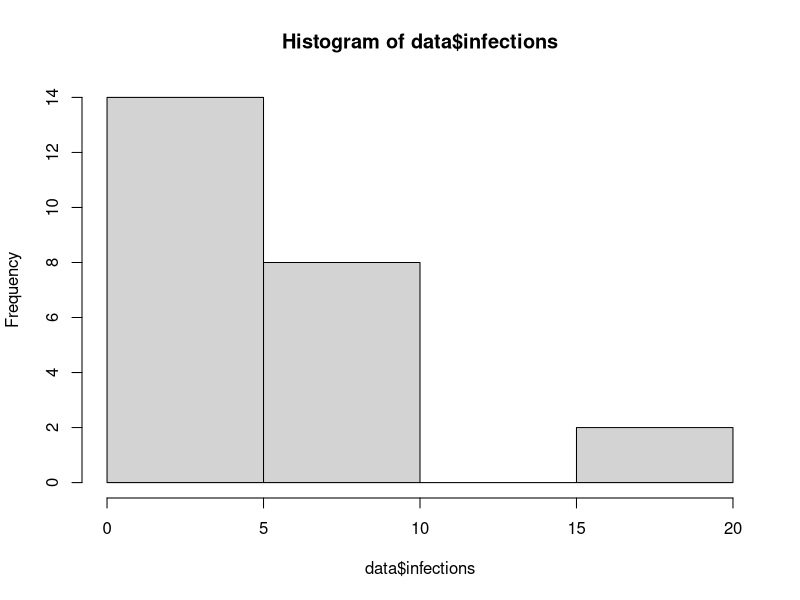
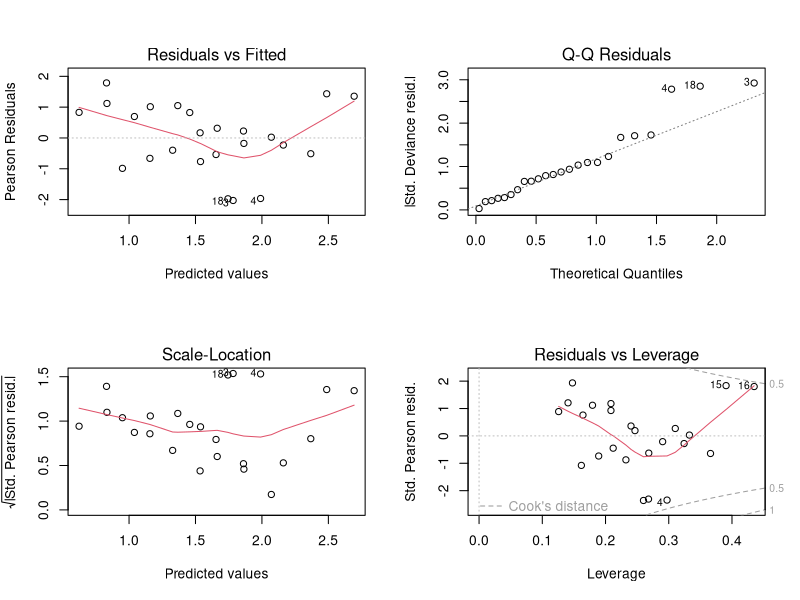
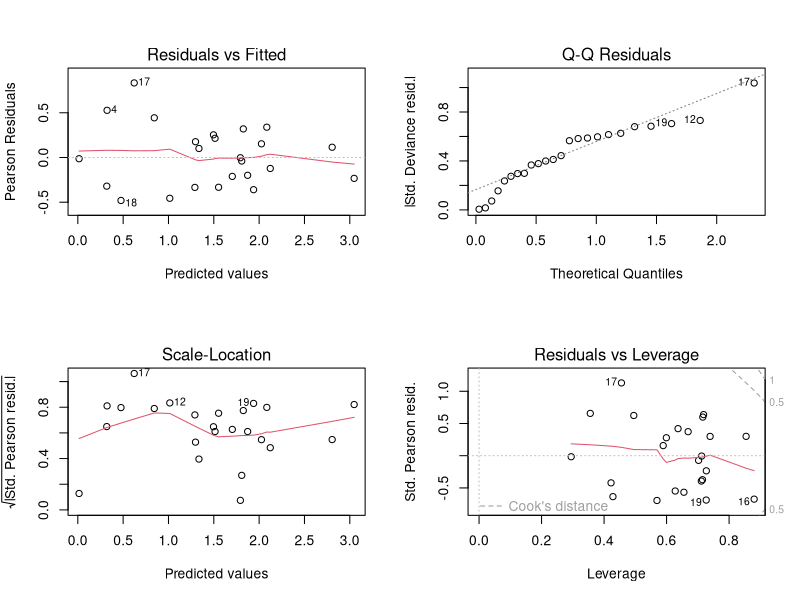
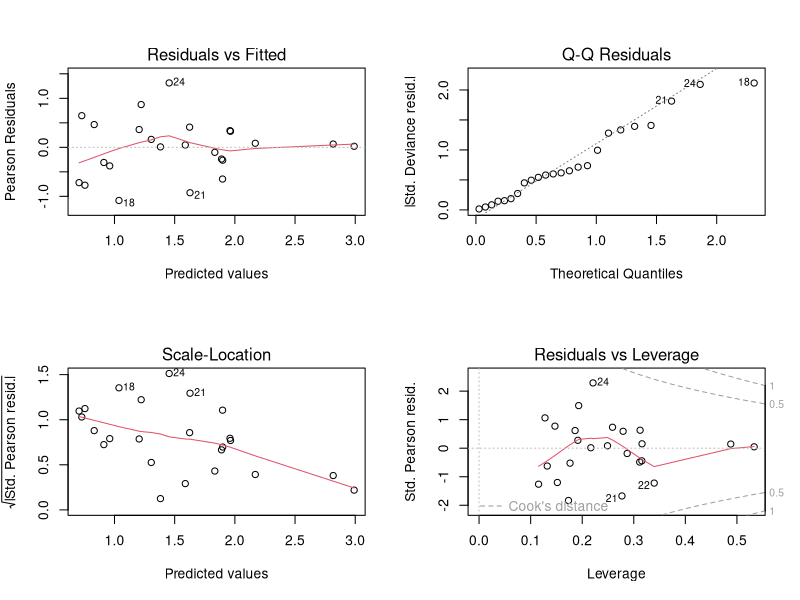
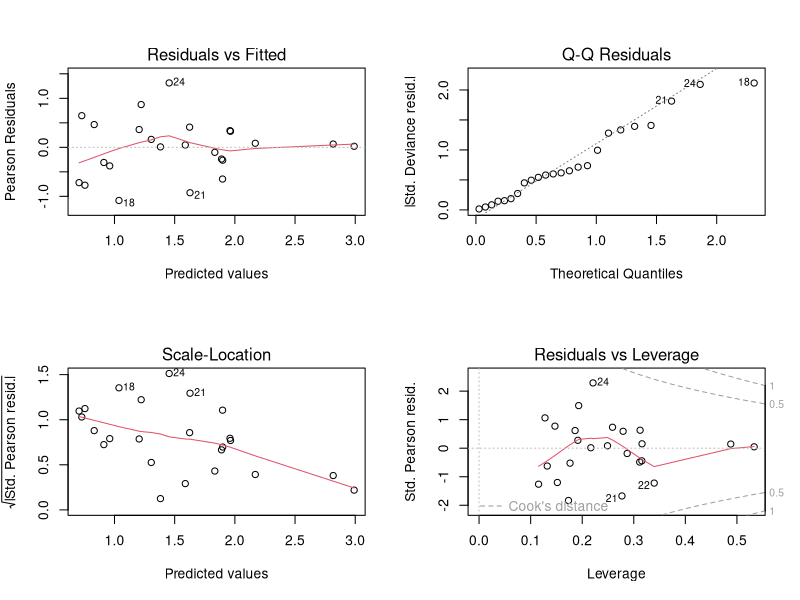

These figures' R source, in order:
library(dplyr)
library(ggplot2)
#library(GGally)
library(MASS)
library(car)
library(Hmisc)
library(knitr)

library(ggfortify)
### Assignment1
# Reading in the data
data<- read.table("../02_Assignment2/earinfect.txt",header=T)
names(data)
# first step -> descriptive analytics of the dependent variable

data <- mutate_if(data, is.character, as.factor)

hist(data$infections)
mean(data$persons)
var(data$persons)
min(data$persons)
max(data$persons)

########################
# First we fit a simple model
fit1 <- glm(infections ~ swimmer + location + age + sex, family = poisson, data = data)
summary(fit1)
# Almost all parameters are significant

# Now we look at the same model using an offset.
# 
#fit1.offset<-glm(infections ~ offset(log(persons)) + swimmer + location + age + sex, family = poisson(link="log"), data = data)

fit1.offset<-glm(infections ~ offset(log(persons)) + (swimmer + location + age + sex)^2, family = poisson(link="log"), data = data)

summary(fit1.offset)
anova(fit1.offset, test="Chisq")
Anova(fit1.offset, type="III")

# Goodness of fit
H_0 <- glm(infections ~ offset(log(persons))+1, family = poisson, data = data)
summary(H_0)

1-pchisq(fit1.offset$deviance, fit1.offset$df.residual)
1-pchisq(fit1.offset$null.deviance, fit1.offset$df.null)
anova(H_0,fit1.offset, test="Chisq")




drop1(fit1.offset, test="Chisq")
fit1.offred <- step(fit1.offset)
fit1.offred

par(mfrow=c(2,2))
plot(fit1)
plot(fit1.offset)

anova(fit1.offset, (glm(infections ~ offset(log(persons)) + swimmer + location + sex, family = poisson, data = data)), test="Chisq")
fit1.offloc <- glm(infections ~ offset(log(persons)) +location*sex, family = poisson, data = data)
summary(fit1.offloc)

pchisq(fit1.offloc$deviance, fit1.offloc$df.residual)
anova(glm(infections ~ offset(log(persons))+1, family = poisson, data = data),fit1.offloc, test="Chisq")
anova(fit1.offloc,fit1.offset, test="Chisq")


fit.qp <- (glm(infections ~ offset(log(persons)) + swimmer + location + age + sex, family = quasipoisson(link="log"), data = data))
#fit.qp <- (glm(infections ~ offset(log(persons)) + (swimmer + location + age + sex)^2, family = quasipoisson(link="log"), data = data))
summary(fit.qp)
plot(fit.qp)

fit.qps <- glm(infections ~ offset(log(persons))+ location*sex, family = quasipoisson(link="log"), data = data)
summary(fit.qps)
anova(fit.qp,fit.qps, test="F")
logLik(fit1.offset)

logLik(fit.qps)
plot(fit.qp)
#summary(glm.nb(infections ~ offset(log(persons)) + swimmer + location + age + sex, data = data))


##-
# mean(data$infections)
# var(data$infections)
# 
# log((data$infections/data$persons))
# var(data$infections/data$persons)
# sum(data$persons)
# mean(data$infections/data$persons*mean(data$infections))
# var(data$infections/data$persons*mean(data$infections))

#data$infections/data$persons*mean(data$infections)



#install.packages("COMPoissionReg")
#library("COMPoissionReg")
